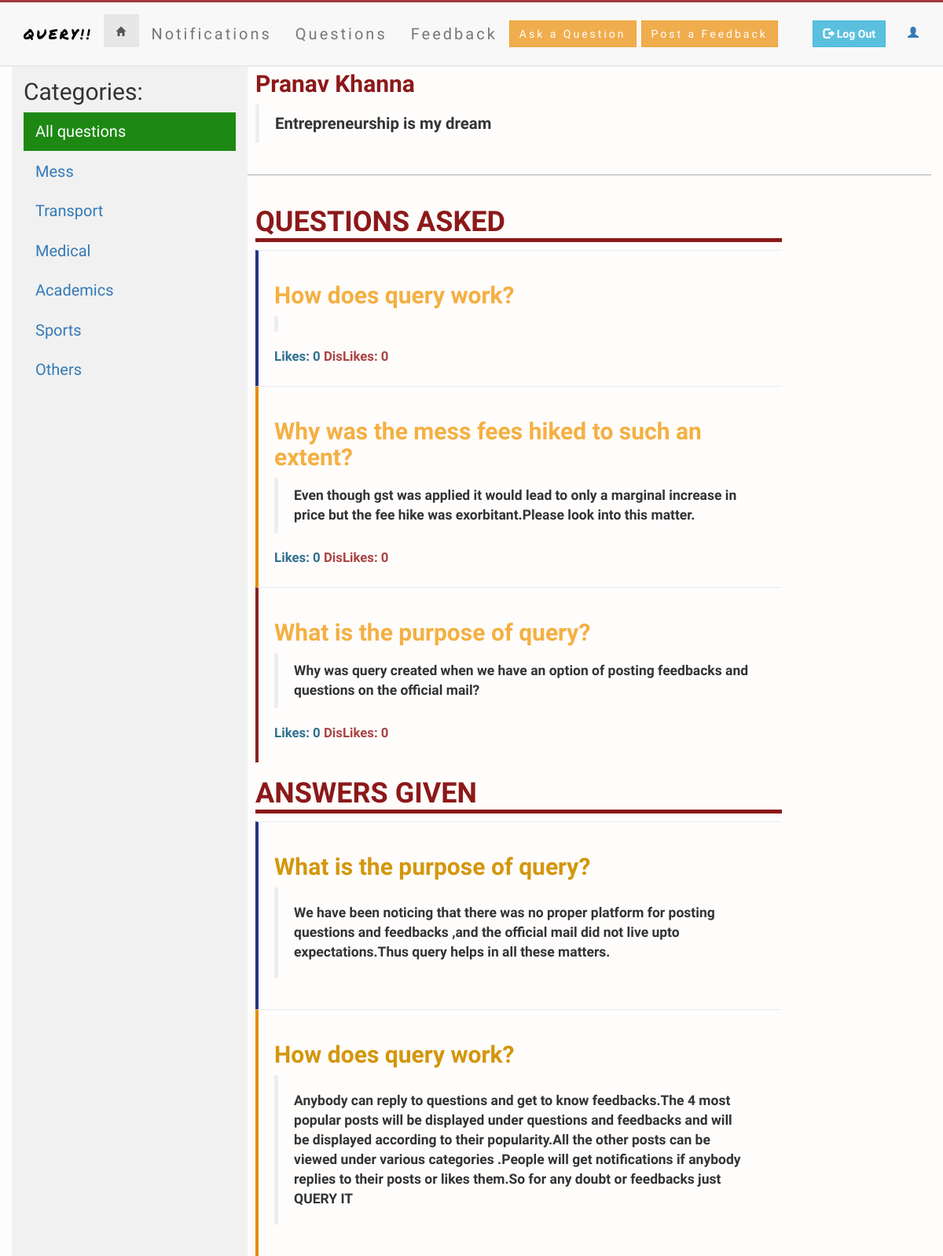
Page /user_profile.php?userId=1 on the committed database.
### tables this page shows
CREATE TABLE `user` (
  `user_id` int(11) NOT NULL,
  `first_name` varchar(128) NOT NULL,
  `last_name` varchar(128) NOT NULL,
  `user_name` varchar(128) NOT NULL,
  `password` varchar(16) NOT NULL,
  `email_id` varchar(128) NOT NULL,
  `description` text NOT NULL,
  PRIMARY KEY (`user_id`)
);

CREATE TABLE `question` (
  `question_id` int(11) NOT NULL AUTO_INCREMENT,
  `user_id` int(11) NOT NULL,
  `question` text NOT NULL,
  `upvotes` int(11) NOT NULL,
  `downvotes` int(11) NOT NULL,
  `score` double NOT NULL,
  `reg_time` timestamp NOT NULL DEFAULT CURRENT_TIMESTAMP,
  `question_heading` text,
  `tags` varchar(128) NOT NULL,
  PRIMARY KEY (`question_id`)
);

CREATE TABLE `replies` (
  `reply_id` int(11) NOT NULL AUTO_INCREMENT,
  `quest_id` int(11) NOT NULL,
  `user_id` int(11) NOT NULL,
  `reply` text NOT NULL,
  `upvotes` int(11) DEFAULT NULL,
  `downvotes` int(11) DEFAULT NULL,
  `score` double DEFAULT NULL,
  `reg_time` timestamp NOT NULL DEFAULT CURRENT_TIMESTAMP,
  PRIMARY KEY (`reply_id`)
);

### user_profile.php (the view, shortened to what this page needs)
<?php
	include 'connectuser.php';
	include 'nav_bar.php';
	$get_user_id = $_GET['userId'];
	$user_query = 'SELECT * FROM user WHERE user_id='.$get_user_id;
	$user_result = mysqli_query($conn, $user_query);
	$user_array = mysqli_fetch_array($user_result);
?>
<html>
	<head>
		<link href="css/bootstrap.min.css" rel="stylesheet">
		<link rel="stylesheet" href="question_display.css">
	</head>
	<body>
		<header>
			<div class="container-fluid">
				<div class="row content">
					<div class="col-md-3">
						<div class="col-md-3 affix sidenav">
						<h4 class="helpblock" style="font-size: 30px; font-family: tangerine;">Categories:</h4>
						<ul class="nav nav-pills nav-stacked">
							    <li class="active"><a href="questions.php">All questions</a></li>
								<li><a href="question_option.php?tag_id=1">Mess</a></li>
								<li><a href="question_option.php?tag_id=2">Transport</a></li>
								<li><a href="question_option.php?tag_id=3">Medical</a></li>
								<li><a href="question_option.php?tag_id=4">Academics</a></li>
								<li><a href="question_option.php?tag_id=5">Sports</a></li>
								<li><a href="question_option.php?tag_id=6">Others</a></li>
						</ul>
					</div>
					</div>
					<div class="col-md-7" style="margin-left:10px;">
						<h2 style="color:#8c1919; font-weight:900; ">
							<?php
								echo ucfirst($user_array['first_name'])." ".ucfirst($user_array['last_name']);
							?>
						</h2>
						<blockquote><p style="font-size: 17px;"><strong style="font-size: 1.2em;">
						<?php echo ucfirst(($user_array['description']));?> </p></blockquote>
					</div>
				</div>
				<hr style="height:1px;border:none;color:#333;background-color:#acadaf;">
			</div>
		</header>
		<div class="container-fluid">
			<div class="row content">
				<div class="col-md-3">
				</div>
				<div class="col-md-7" style="margin-left: 10px;">
					<h1 style="color: #8c1919;"><strong>QUESTIONS ASKED</strong></h1>
					<?php
						$question_dis_query = "SELECT * FROM question WHERE user_id='$get_user_id' ORDER BY reg_time DESC";
						$question_dis_result = mysqli_query($conn, $question_dis_query);
						$color_var = 1;
							while($question_dis_array = mysqli_fetch_array($question_dis_result)) {
								if($color_var != 4) $color_var++;
								else $color_var = 1;
						?>
						<div class="cards_animation" id="card-<?php echo $color_var ;?>">
							<a href="article.php?quest_id=<?php echo $question_dis_array['question_id']; ?>"><h2 style="color: #f4b042;"><strong><?php echo $question_dis_array[7];?></strong></h2></a>
							<blockquote>
								<p><?php echo $question_dis_array[2]; ?></p>
							</blockquote>
							<span><label class="text-info">Likes:  <?php echo $question_dis_array[3];?></label>
								 </span>
								 <span><label class="text-danger">      DisLikes:  <?php echo $question_dis_array[4];?></label></span>
						</div>
						<?php
						}
						?>
						<h1 style="color: #8c1919;"><strong>ANSWERS GIVEN</strong></h1>
						<?php
						$reply_query = "SELECT reply,quest_id AS qID,score FROM replies WHERE user_id='$get_user_id' ORDER BY reg_time";
						$reply_result = mysqli_query($conn,$reply_query);
						$color_var = 1;
						while($reply_array = mysqli_fetch_array($reply_result)) {
							if($color_var != 4) $color_var++;
							else $color_var = 1;
							$retrieve_q_heading = "SELECT question_heading AS q_heading FROM question WHERE question_id=".$reply_array['qID'];
							$retrieve_q_heading_result = mysqli_query($conn,$retrieve_q_heading);
							$retrieve_q_heading_array = mysqli_fetch_array($retrieve_q_heading_result);
						?>
							<div class="cards_animation" id="card-<?php echo $color_var ;?>">
								<h2 style="color: #d3970c;"><strong><?php echo $retrieve_q_heading_array['q_heading']; ?></strong></h2>
								<blockquote>
									<p><?php echo $reply_array['reply']; ?></p>
								</blockquote>
							</div>
						<?php
							}
						?>
				</div>
			</div>
		</div>
	</body>
</html>

### question_display.css (style rules this page uses)
* { font-family: 'Josefin Sans', sans-serif; }
body { background-color: #fffcfc; }
#card-2 { padding: 3%; border-top: 1px solid #e6eaef; border-left: 4px solid #203687; }
#card-3 { padding: 3%; border-top: 1px solid #e6eaef; border-left: 4px solid #e58f0d; }
#card-4 { padding: 3%; border-top: 1px solid #e6eaef; border-left: 4px solid #872220; }
.cards_animation { transition: .40s; }
.nav-pills > li.active > a, .nav-pills > li.active > a:focus, .nav-pills > li.active > a:hover { background-color: #1d8913 !important; border-radius: 0 !important; }

### user_profile.php (style rules this page uses)
h1 { border-bottom: 5px solid #8c1919; }
.sidenav li { font-family: tangerine; font-size: 20px; }
html { margin-left: 0; margin-top: 70px; }
.sidenav { margin-right: 2px; padding-top: 20px; background-color: #f1f1f1; height: 100%; }

### rows in the picture
user: first_name "Pranav", last_name "Khanna", description "Entrepreneurship is my dream"
question: question_heading "How does query work?", upvotes "0", downvotes "0"
question: question_heading "Why was the mess fees hiked to such an extent?", question "Even though gst was applied it would lead to only a marginal increase in price but the fee hike was exorbitant.Please look into this matter.", upvotes "0", downvotes "0"
question: question_heading "What is the purpose of query?", question "Why was query created when we have an option of posting feedbacks and questions on the official mail?", upvotes "0", downvotes "0"
replies: question.question_heading "What is the purpose of query?", reply "We have been noticing that there was no proper platform for posting questions and feedbacks ,and the official mail did not live upto expectations.Thus query helps in all these matters."
replies: question.question_heading "How does query work?", reply "Anybody can reply to questions and get to know feedbacks.The 4 most popular posts will be displayed under questions and feedbacks and will be displayed according to their popularity.All the other posts can be viewed under various categories .People will get notifications if anybody replies to their posts or likes them.So for any doubt or feedbacks just QUERY IT"
